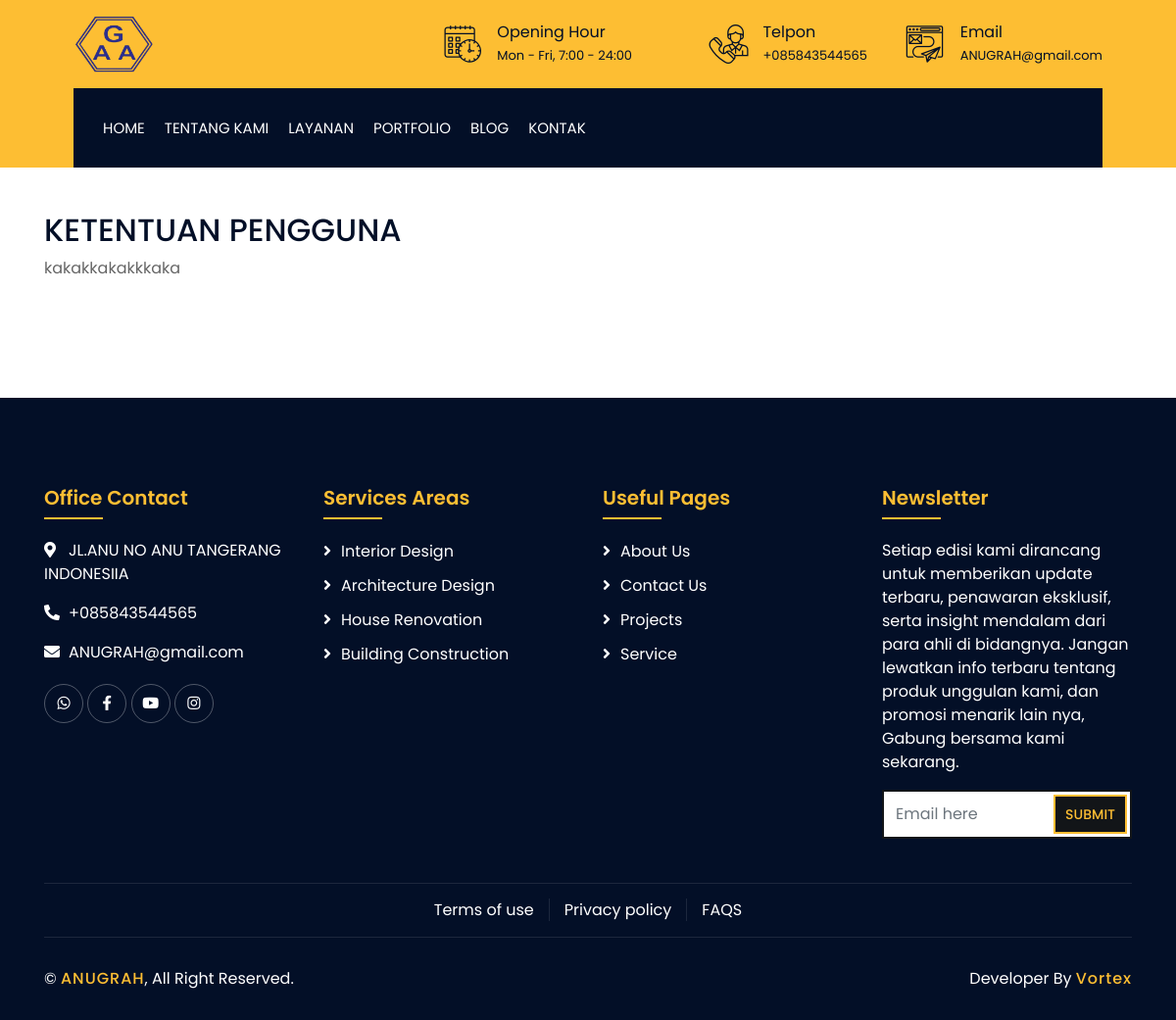
Page /index.php/main/terms on the committed database.
### tables this page shows
CREATE TABLE `set_app` (
  `id` int NOT NULL,
  `app_name` varchar(100) NOT NULL,
  `title` varchar(190) NOT NULL,
  `deskripsi` varchar(190) NOT NULL,
  `email` varchar(100) NOT NULL,
  `telpon` varchar(20) NOT NULL,
  `logo` varchar(100) NOT NULL,
  `addres` varchar(100) NOT NULL,
  `keyword` varchar(225) NOT NULL,
  `map` text NOT NULL,
  `favicon` varchar(160) NOT NULL
);

CREATE TABLE `set_terms` (
  `id` int NOT NULL,
  `title` varchar(225) NOT NULL,
  `body` longtext NOT NULL
);

CREATE TABLE `tbl_service` (
  `id` int NOT NULL,
  `title` varchar(190) NOT NULL,
  `body` text NOT NULL,
  `images` text NOT NULL,
  `private` int NOT NULL,
  `slug` varchar(225) NOT NULL,
  `meta_deskripsi` varchar(190) NOT NULL,
  `keyword` varchar(225) NOT NULL
);

### application/controllers/Main.php (called while the page is built, shortened)
<?php
class Main extends CI_Controller
{
    public function __construct()
    {
        $this->load->model('Main_m', 'models');
    }
    function static()
    {
        $data['header'] = 'pages/public/builder/header';
        $data['nav'] = 'pages/public/builder/nav';
        $data['footer'] = 'pages/public/builder/footer';
        return $data;
    }
    public function terms()
    {
        $blog_title = $this->models->fetc_where_data('tbl_meta_pages', 'pages', 'TERMS');
        $data['body'] = 'pages/public/builder/component/terms';
        $data['static'] = $this->static();
        $data['seo_title'] = $blog_title['meta_title'];
        $data['seo_deskripsi'] = app('deskripsi');
        $data['seo_keyword'] = app('keyword');
        $data['robots'] = 'all, index, follow';
        $data['ogImages'] = base_url('assets/public/img/') . app('logo');
        $data['ogAlt'] = 'all, index, follow';
        $data['meta_blog'] = $this->models->fetc_where_data('tbl_meta_pages', 'pages', 'BLOG');
        $data['breadcump_1'] = $this->uri->segment(1);
        $data['terms'] = $this->models->fetc_where_data('set_terms', 'id', 1);
        $this->load->view('main', $data);
    }
}

### index.php (called while the page is built, shortened)
<?php
require_once BASEPATH.'core/CodeIgniter.php';

### application/helpers/app_helper.php (called while the page is built, shortened)
<?php
function app($x)
{
    $ci = get_instance();
    $q = $ci->db->get_where('set_app', ['id' => 1])->row_array();
    if ($x == 'telpon') {
        $r = $q['telpon'];
    } elseif (($x == 'email')) {
        $r = $q['email'];
    } elseif (($x == 'app_name')) {
        $r = $q['app_name'];
    } elseif (($x == 'logo')) {
        $r = $q['logo'];
    } elseif (($x == 'addres')) {
        $r = $q['addres'];
    } elseif (($x == 'app_name')) {
        $r = $q['app_name'];
    } elseif (($x == 'deskripsi')) {
        $r = $q['deskripsi'];
    } elseif (($x == 'keyword')) {
        $r = $q['keyword'];
    } elseif (($x == 'title')) {
        $r = $q['title'];
    } elseif (($x == 'map')) {
        $r = $q['map'];
    } elseif (($x == 'favicon')) {
        $r = $q['favicon'];
    }
    return $r;
}
function media($x)
{
    $ci = get_instance();
    $q = $ci->db->get_where('set_media', ['media' => $x])->row_array();
    return $q['link'];
}
function get_db($table)
{
    $ci = get_instance();
    $ci->db->limit(6);
    $ci->db->order_by('id', 'DESC');
    $q = $ci->db->get($table)->result();
    return $q;
}

### application/models/Main_m.php (called while the page is built, shortened)
<?php defined('BASEPATH') or exit('No direct script access allowed');
class Main_m extends CI_Model
{
    public function fetc_where_data($table, $where, $field)
    {
        $query = $this->db->get_where($table, [$where => $field])->row_array();
        return $query;
    }
}

### application/views/pages/public/builder/component/terms.php (the view, shortened to what this page needs)
<div class="single">
    <div class="container">
        <div class="row">
            <div class="col-lg-12">
                <div class="single-content wow fadeInUp">
                    <h2><?= $terms['title'] ?></h2>
                    <?= $terms['body'] ?>
                </div>
            </div>
        </div>
    </div>
</div>

### application/views/pages/public/builder/nav.php (shortened to what this page needs)
<div class="wrapper">
    <div class="top-bar">
        <div class="container-fluid">
            <div class="row align-items-center">
                <div class="col-lg-4 col-md-12">
                    <div class="logo">
                        <a href="index.html">
                            <img src="<?= htmlentities(base_url('assets/public/img/') . app('logo'), ENT_QUOTES) ?>"
                                alt="<?= htmlentities(app('app_name')) ?>">
                        </a>
                    </div>
                </div>
                <div class="col-lg-8 col-md-7 d-none d-lg-block">
                    <div class="row">
                        <div class="col-4">
                            <div class="top-bar-item">
                                <div class="top-bar-icon">
                                    <i class="flaticon-calendar"></i>
                                </div>
                                <div class="top-bar-text">
                                    <h3>Opening Hour</h3>
                                    <p>Mon - Fri, 7:00 - 24:00</p>
                                </div>
                            </div>
                        </div>
                        <div class="col-4">
                            <div class="top-bar-item">
                                <div class="top-bar-icon">
                                    <i class="flaticon-call"></i>
                                </div>
                                <div class="top-bar-text">
                                    <h3>Telpon</h3>
                                    <p>+<?= app('telpon') ?></p>
                                </div>
                            </div>
                        </div>
                        <div class="col-4">
                            <div class="top-bar-item">
                                <div class="top-bar-icon">
                                    <i class="flaticon-send-mail"></i>
                                </div>
                                <div class="top-bar-text">
                                    <h3>Email</h3>
                                    <p><?= app('email') ?></p>
                                </div>
                            </div>
                        </div>
                    </div>
                </div>
            </div>
        </div>
    </div>
    <div class="nav-bar">
        <div class="container-fluid">
            <nav class="navbar navbar-expand-lg bg-dark navbar-dark">
                <div class="collapse navbar-collapse justify-content-between" id="navbarCollapse">
                    <div class="navbar-nav mr-auto">
                        <a href="<?= base_url() ?>" class="nav-item nav-link <?php if ($this->uri->segment(1) == '') {
                                                                                    echo 'active';
                                                                                } ?>">Home</a>
                        <a href="<?= htmlentities(base_url('about'), ENT_QUOTES) ?>"
                            class="nav-item nav-link <?php if ($this->uri->segment(1) == 'about') {
                                                                                                                    echo 'active';
                                                                                                                } ?>">Tentang
                            Kami</a>
                        <a href="<?= htmlentities(base_url('service'), ENT_QUOTES) ?>"
                            class="nav-item nav-link <?php if ($this->uri->segment(1) == 'service') {
                                                                                                                    echo 'active';
                                                                                                                } ?>">Layanan</a>
                        <a href="<?= htmlentities(base_url('portfolio'), ENT_QUOTES) ?>"
                            class="nav-item nav-link <?php if ($this->uri->segment(1) == 'portfolio') {
                                                                                                                        echo 'active';
                                                                                                                    } ?>">Portfolio</a>
                        <a href="<?= htmlentities(base_url('blog'), ENT_QUOTES) ?>" class="nav-item nav-link <?php if ($this->uri->segment(1) == 'blog') {
                                                            echo 'active';
                                                        } ?>">Blog</a>
                        <a href="<?= htmlentities(base_url('contact'), ENT_QUOTES) ?>"
                            class="nav-item nav-link">Kontak</a>
                    </div>
                </div>
            </nav>
        </div>
    </div>

### application/views/pages/public/builder/footer.php (shortened to what this page needs)
<link rel="stylesheet" type="text/css"
    href="https://cdnjs.cloudflare.com/ajax/libs/toastr.js/latest/css/toastr.min.css">
<div class="footer wow fadeIn" data-wow-delay="0.3s">
    <div class="container">
        <div class="row">
            <div class="col-md-6 col-lg-3">
                <div class="footer-contact">
                    <h2>Office Contact</h2>
                    <p><i class="fa fa-map-marker-alt"></i><?= htmlentities(app('addres')) ?></p>
                    <p><i class="fa fa-phone-alt"></i>+<?= htmlentities(app('telpon'))  ?></p>
                    <p><i class="fa fa-envelope"></i><?= htmlentities(app('email'))  ?></p>
                    <div class="footer-social">
                        <a href="<?= htmlentities(media('WHATSAPP'), ENT_QUOTES)  ?>"><i
                                class="fab fa-whatsapp"></i></a>
                        <a href="<?= htmlentities(media('FACEBOOK'), ENT_QUOTES)  ?>"><i
                                class="fab fa-facebook-f"></i></a>
                        <a href="<?= htmlentities(media('YOUTUBE'), ENT_QUOTES)  ?>"><i
                                class="fab fa-youtube"></i></a>
                        <a href="<?= htmlentities(media('INSTAGRAM'), ENT_QUOTES)  ?>"><i
                                class="fab fa-instagram"></i></a>
                    </div>
                </div>
            </div>
            <div class="col-md-6 col-lg-3">
                <div class="footer-link">
                    <h2>Services Areas</h2>
                    <?php foreach (get_db('tbl_service') as $service): ?>
                        <a
                            href="<?= htmlentities(base_url('service/') . $service->slug, ENT_QUOTES)  ?>"><?= htmlentities($service->title) ?></a>
                    <?php endforeach ?>
                </div>
            </div>
            <div class="col-md-6 col-lg-3">
                <div class="footer-link">
                    <h2>Useful Pages</h2>
                    <a href="<?= htmlentities(base_url('about'), ENT_QUOTES) ?>">About Us</a>
                    <a href="<?= htmlentities(base_url('contact'), ENT_QUOTES)  ?>">Contact Us</a>
                    <a href="<?= htmlentities(base_url('portfolio'), ENT_QUOTES)  ?>">Projects</a>
                    <a href="<?= htmlentities(base_url('service'), ENT_QUOTES)  ?>">Service</a>
                </div>
            </div>
            <div class="col-md-6 col-lg-3">
                <div class="newsletter">
                    <h2>Newsletter</h2>
                    <p>
                        Setiap edisi kami dirancang untuk memberikan update terbaru, penawaran eksklusif, serta
                        insight mendalam dari para ahli di bidangnya. Jangan lewatkan info terbaru tentang produk
                        unggulan kami, dan promosi menarik lain nya, Gabung bersama kami sekarang.
                    </p>
                    <div class="form">
                        <form id="formNewslater">
                            <input class="form-control" type="email" name="email" placeholder="Email here">
                            <button class="btn" id="sendNewslater">Submit</button>
                        </form>
                    </div>
                </div>
            </div>
        </div>
    </div>
    <div class="container footer-menu">
        <div class="f-menu">
            <a href="<?= htmlentities(base_url('terms'), ENT_QUOTES)  ?>">Terms of use</a>
            <a href="<?= htmlentities(base_url('privacy'), ENT_QUOTES)  ?>">Privacy policy</a>
            <a href="<?= htmlentities(base_url('faqs'), ENT_QUOTES) ?>">FAQS</a>
        </div>
    </div>
    <div class="container copyright">
        <div class="row">
            <div class="col-md-6">
                <p>&copy; <a href="javascript:void()"><?= app('app_name') ?></a>, All Right Reserved.</p>
            </div>
            <div class="col-md-6">
                <p>Developer By <a href="https://vortex.com">Vortex</a></p>
            </div>
        </div>
    </div>
</div>
</div>

### rows in the picture
set_app: logo (picture), telpon "085843544565", email "ANUGRAH@gmail.com", addres "JL.ANU NO ANU TANGERANG INDONESIIA", app_name "ANUGRAH"
set_terms: title "KETENTUAN PENGGUNA", body "kakakkakakkkaka"
tbl_service: title "Interior Design"
tbl_service: title "Architecture Design"
tbl_service: title "House Renovation"
tbl_service: title "Building Construction"
